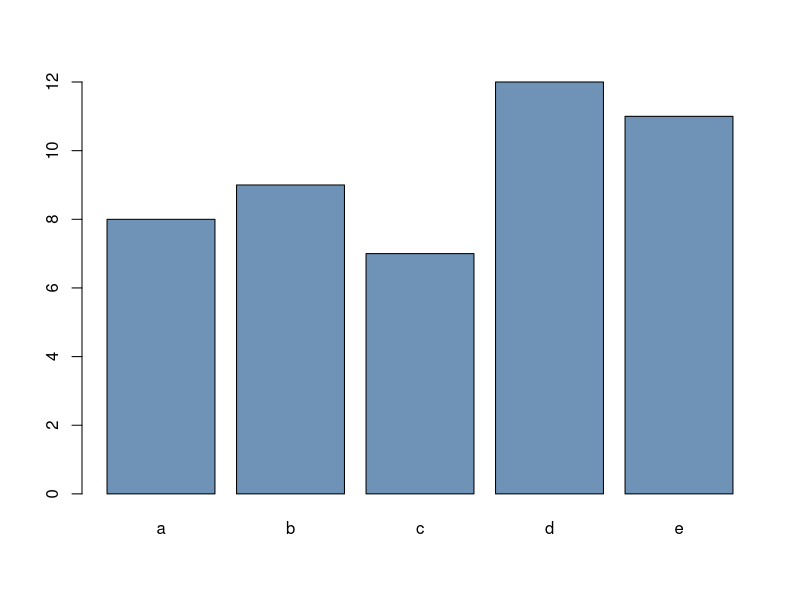
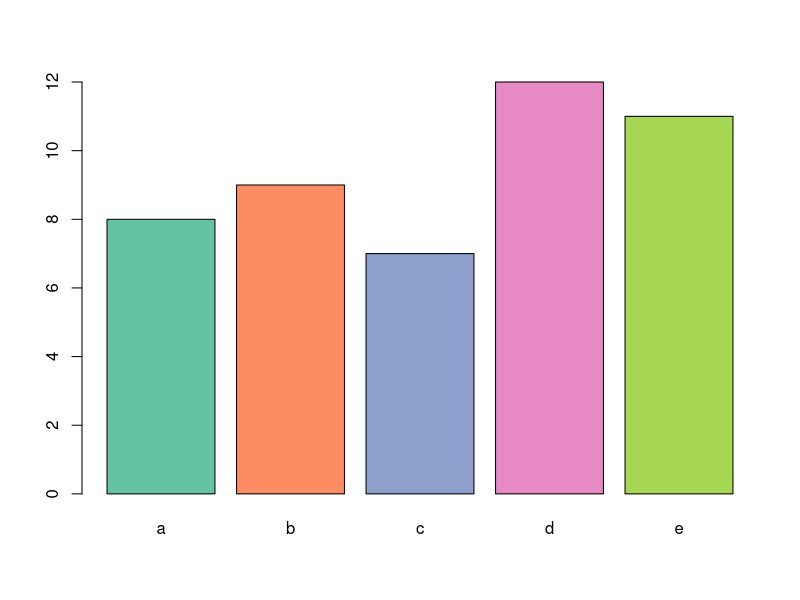
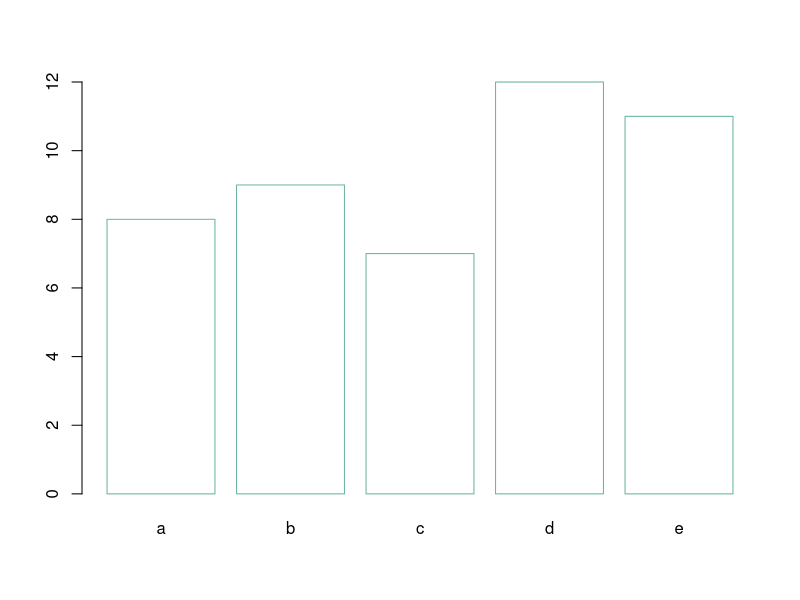

Write the R code that produced these figures, in order.
# Title: bar_2
# Author: Bolun Xu
# Version: 1.0
# Date: 2025/3/28
# Description: barplot 柱状图 颜色

# create dummy data
data <- data.frame(
  name=letters[1:5],
  value=sample(seq(4,15),5)
)

barplot(height = data$value, names = data$name,
        col=rgb(0.2,0.4,0.6,0.7)  # 改颜色
)


# Specific color for each bar? Use a well known palette
library(RColorBrewer)
coul <- brewer.pal(5, "Set2")
barplot(height=data$value, names=data$name,
        col=coul
)

# Change border color
barplot(height=data$value, names=data$name,
        border="#69b3a2",
        col="white"
)